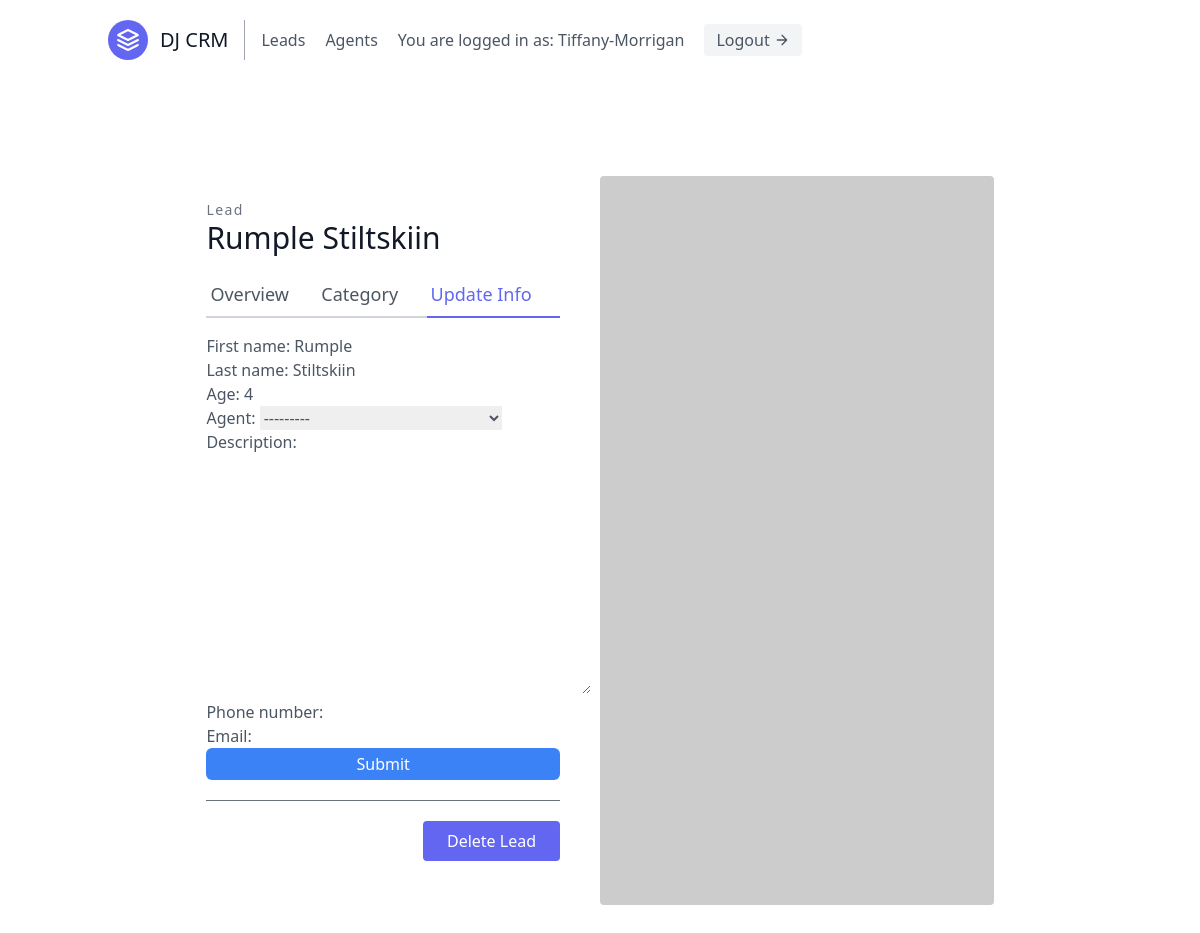
Page /leads/4/update (signed in) on the earlier database version.
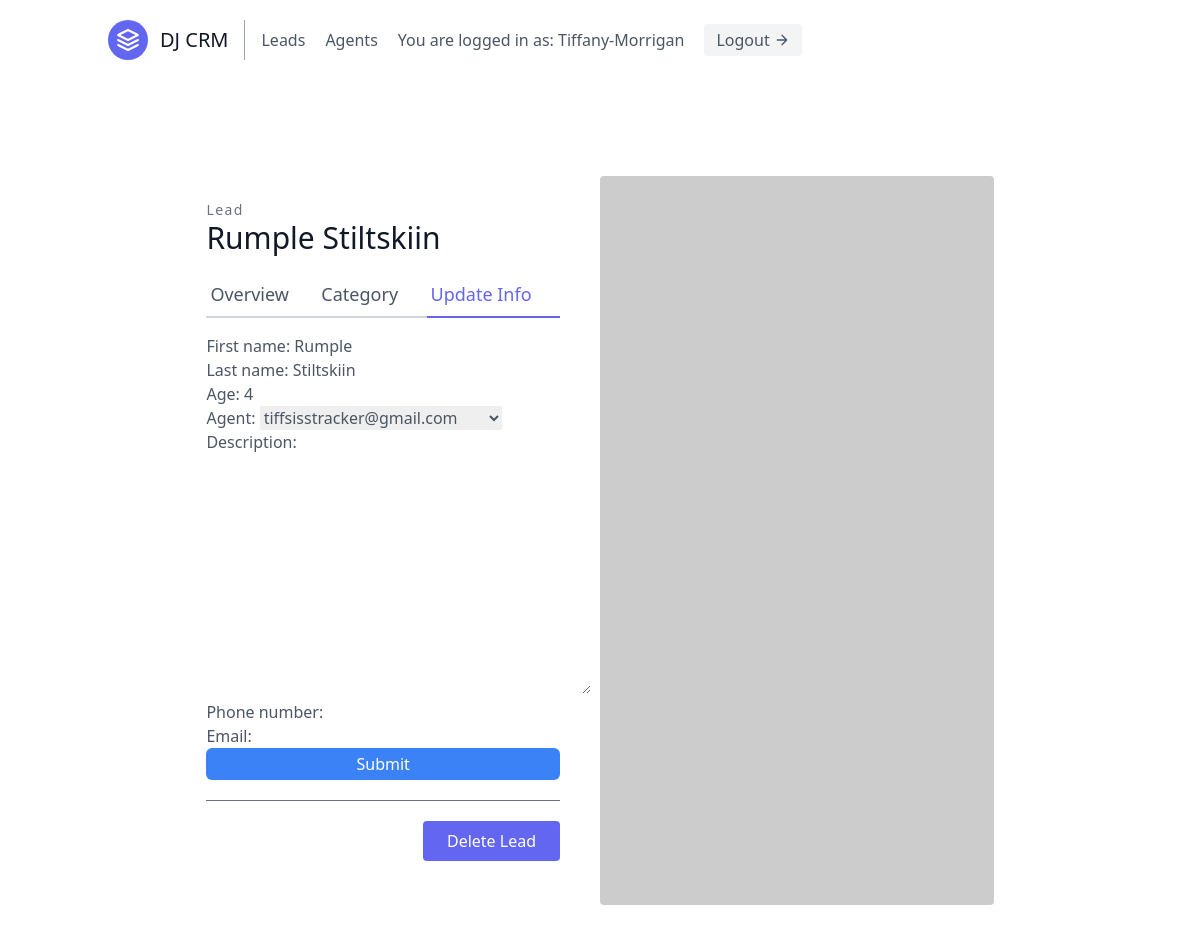
Same page on the later database version.
### leads/models.py (models this page shows, shortened)
class Lead(models.Model):
    first_name = models.CharField(max_length=20)
    last_name = models.CharField(max_length=20)
    age = models.IntegerField(default=0)
    organisation = models.ForeignKey(UserProfile, on_delete=models.CASCADE)
    agent = models.ForeignKey("Agent", null=True, blank=True, on_delete=models.SET_NULL) #CASCADE
    category = models.ForeignKey("Category", related_name="leads", null=True, blank=True, on_delete=models.SET_NULL)
    description = models.TextField()
    date_added = models.DateTimeField(auto_now_add=True)
    phone_number = models.CharField(max_length=20)
    email = models.EmailField()

### leads/views.py (the view, shortened to what this page needs)
# urls.py: path('<int:pk>/update', LeadUpdateView.as_view(), name='lead-update'),
class LeadUpdateView(LoginRequiredMixin, generic.UpdateView):
    template_name = "leads/lead_update.html"
    form_class = LeadModelForm
    def get_queryset(self):
        user = self.request.user
        return Lead.objects.filter(organisation=user.agent.organisation)

### leads/forms.py
class LeadModelForm(forms.ModelForm):
    class Meta:
        model = Lead
        fields =  (
            'first_name',
            'last_name',
            'age',
            'agent',
            'description',
            'phone_number',
            'email',
        )

### leads/models.py (called while the page is built)
    def __str__(self):
        return self.user.email

### leads/templates/leads/lead_update.html (shortened to what this page needs)
{% extends "base.html" %}
{% load tailwind_filters %}
{% block content %}
<section class="text-gray-600 body-font overflow-hidden">
  <div class="container px-5 py-24 mx-auto">
    <div class="lg:w-4/5 mx-auto flex flex-wrap">
      <div class="lg:w-1/2 w-full lg:pr-10 lg:py-6 mb-6 lg:mb-0">
        <h2 class="text-sm title-font text-gray-500 tracking-widest">Lead</h2>
        <h1 class="text-gray-900 text-3xl title-font font-medium mb-4">{{ lead.first_name }} {{ lead.last_name }}</h1>
        <div class="flex mb-4">
          <a href="{% url 'leads:lead-detail' lead.pk %}" class="flex-grow border-b-2 border-gray-300 py-2 text-lg px-1">
            Overview
          </a>
          <a href="{% url 'leads:lead-category-update' lead.pk %}" class="flex-grow border-b-2 border-gray-300 py-2 text-lg px-1">
            Category
          </a>
          <a href="{% url 'leads:lead-update' lead.pk %}"class="flex-grow text-indigo-500 border-b-2 border-indigo-500 py-2 text-lg px-1">
            Update Info
          </a>
        </div>
        <form method="post">
            {{ form|crispy }}
            <button class="w-full text-white bg-blue-500 hover:bg-blue-600 px-3 py-1 rounded-md" type="submit">Submit</button>
        </form>
        <div class ="mt-5 py-5 border-t border-gray-500">
          <button type="button" class="flex ml-auto text-white bg-indigo-500 border-0 py-2 px-6 focus:outline-none hover:bg-indigo-600 rounded" onclick="location.href='{% url 'leads:lead-delete' lead.pk %}'">Delete Lead</button>
        </div>
      </div>
      <img alt="ecommerce" class="lg:w-1/2 w-full lg:h-auto h-64 object-cover object-center rounded" src="https://dummyimage.com/400x400">
    </div>
  </div>
</section>
{% endblock content %}

Differences in the rows shown:
changed Lead "Rumple": agent "---------" → "tiffsisstracker@gmail.com"
